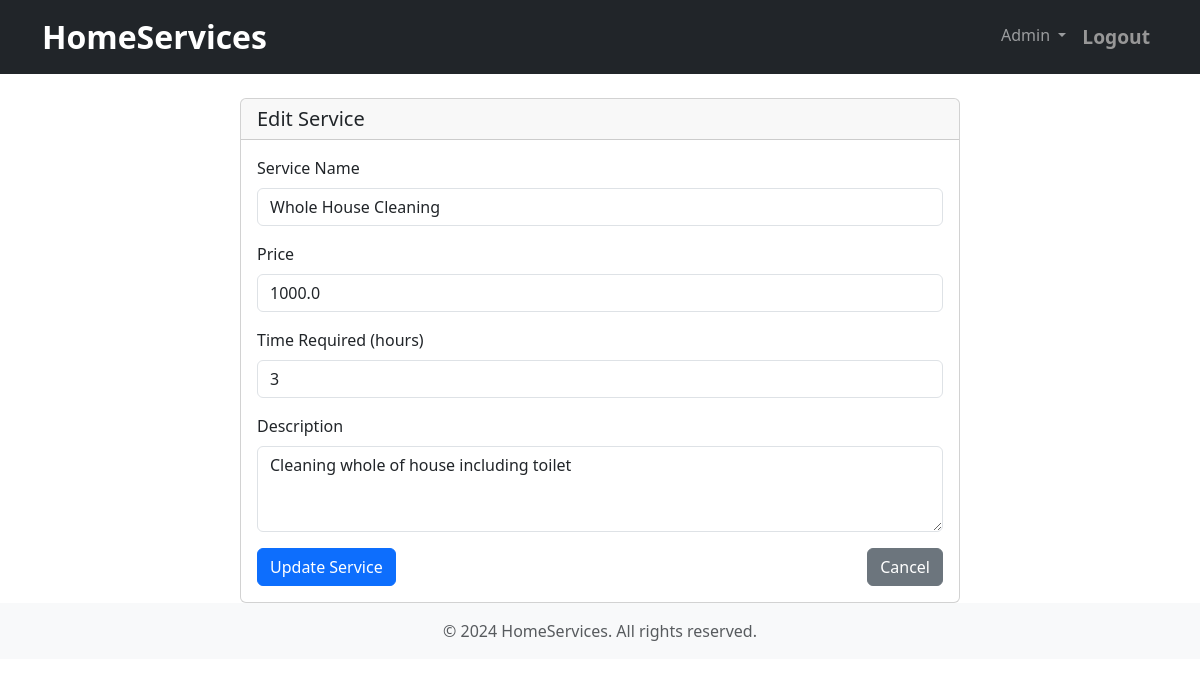
Screenshot of /admin/service/2/edit (signed in) with the database file from the repository.
### models.py (models this page shows)
class ServicePackage(db.Model):
    __tablename__ = 'service_package'
    id = db.Column(db.Integer, primary_key=True)
    name = db.Column(db.String(120), nullable=False)
    price = db.Column(db.Float, nullable=False)
    service_category_id = db.Column(db.Integer, db.ForeignKey('service_category.id'), nullable=False)
    time = db.Column(db.Integer, nullable=False)  # Time in hours
    description = db.Column(db.Text, nullable=False)
    service_requests = db.relationship('ServiceRequest', backref='service_package', lazy=True)

### Folder1/admin_dashboard.py (the view, shortened to what this page needs)
@admin_blueprint.route('/service/<int:id>/edit', methods=['GET', 'POST'])
@admin_required
def edit_service(id):
    service = ServicePackage.query.get_or_404(id)
    return render_template('edit_service.html', service=service)

### Folder1/admin_dashboard.py (called while the page is built)
def admin_required(f):
    @wraps(f)
    def decorated_function(*args, **kwargs):
        if 'user_id' not in session or session.get('role') != 'admin':
            flash('Please login as admin to access this page.', 'danger')
            return redirect(url_for('auth.login'))
        return f(*args, **kwargs)
    return decorated_function

### templates/edit_service.html (shortened to what this page needs)
{% extends "base.html" %}
{% block content %}
<div class="container mt-4">
    <div class="row">
        <div class="col-md-8 offset-md-2">
            <div class="card">
                <div class="card-header">
                    <h5 class="mb-0">Edit Service</h5>
                </div>
                <div class="card-body">
                    <form action="{{ url_for('admin.edit_service', id=service.id) }}" method="POST">
                        <div class="mb-3">
                            <label for="name" class="form-label">Service Name</label>
                            <input type="text" class="form-control" id="name" name="name" value="{{ service.name }}" required>
                        </div>
                        <div class="mb-3">
                            <label for="price" class="form-label">Price</label>
                            <input type="number" step="0.01" class="form-control" id="price" name="price" value="{{ service.price }}" required>
                        </div>
                        <div class="mb-3">
                            <label for="time" class="form-label">Time Required (hours)</label>
                            <input type="number" class="form-control" id="time" name="time" value="{{ service.time }}" required>
                        </div>
                        <div class="mb-3">
                            <label for="description" class="form-label">Description</label>
                            <textarea class="form-control" id="description" name="description" rows="3" required>{{ service.description }}</textarea>
                        </div>
                        <div class="d-flex justify-content-between">
                            <button type="submit" class="btn btn-primary">Update Service</button>
                            <a href="{{ url_for('admin.dashboard') }}" class="btn btn-secondary">Cancel</a>
                        </div>
                    </form>
                </div>
            </div>
        </div>
    </div>
</div>
{% endblock %}

### rows the page displays
ServicePackage: name "Whole House Cleaning", price "1000.0", time "3", description "Cleaning whole of house including toilet"
